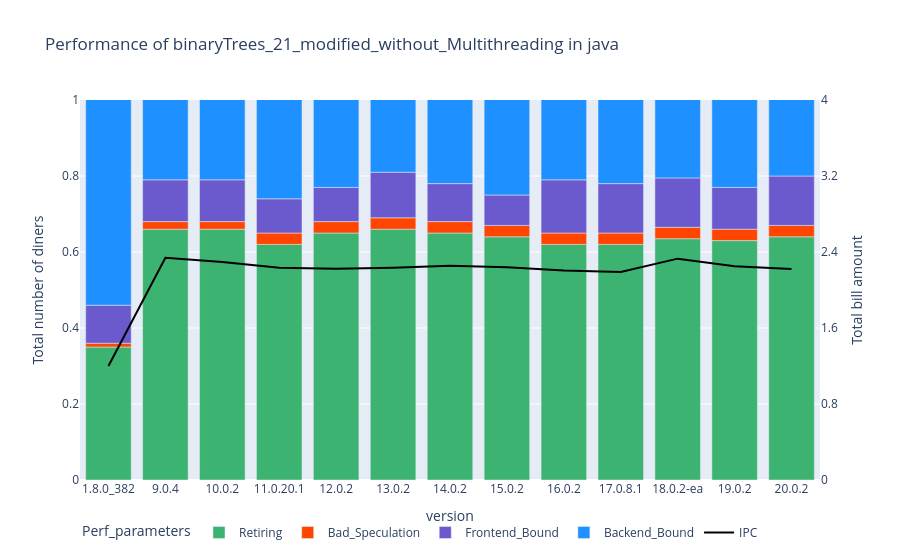
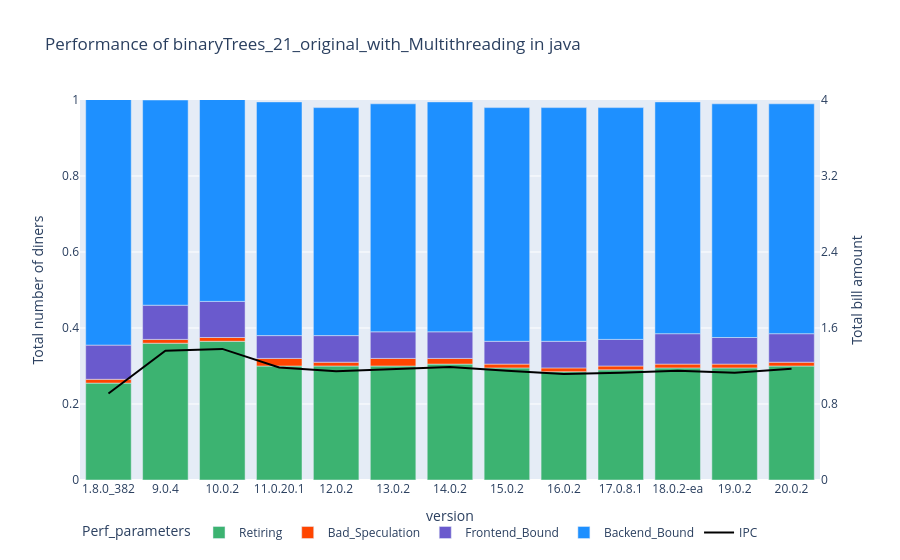
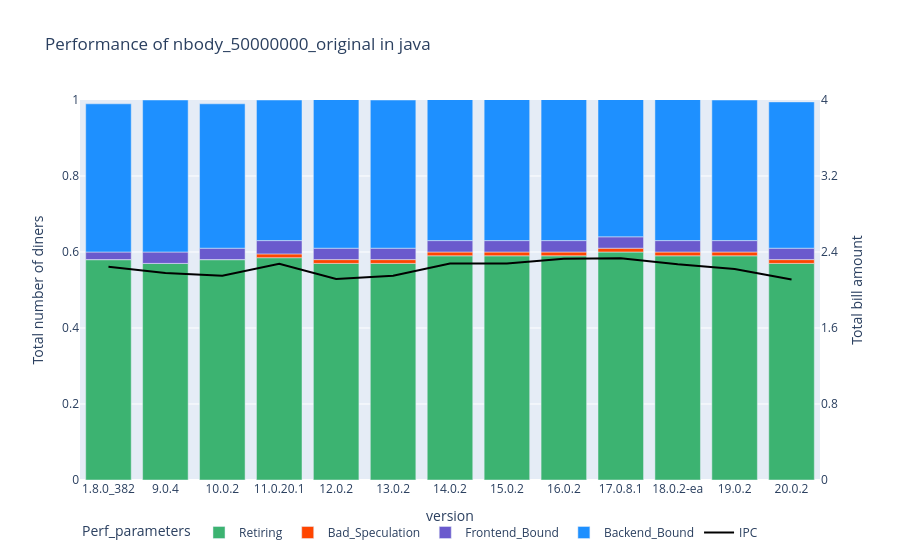

Write notebook code for charts like these, in order.
### Code cell
x_data = "version"
categories = ["Retiring","Bad_Speculation","Frontend_Bound","Backend_Bound"]
color_list = ["MediumSeaGreen", "OrangeRed", "SlateBlue", "DodgerBlue"]
programs = df_perf["path"].unique()

flag = True

for program in programs:
    df = df_perf.groupby([x_data,"path"], sort=False)[categories].median().reset_index()
    df_IPC = df_perf.groupby([x_data,"path"], sort=False)['IPC_perf'].median().reset_index()
    df_IPC = df_IPC.query('path == "'+ program +'"')
    df_IPC = df_IPC.drop('path', axis=1)
    
    df = df[df['version'].str.contains("2.5.6|2.7.18|3.0.1|3.4.10|3.5.10") == False]
    df = df.query('path == "'+ program +'"')
    df = df.drop('path', axis=1)

    df_melted = pd.melt(df, id_vars=['version'], var_name='Perf_parameters', value_name='Value')
    df_melted_2 = pd.melt(df_IPC, id_vars=['version'], var_name='IPC', value_name='Value')

    fig = px.bar(df_melted,
                x = "version",
                y = "Value",
                color = "Perf_parameters",
                color_discrete_sequence=color_list,
                title="Performance of " + program + " in " + language)
    fig.add_trace(
        go.Scatter(
            x=df_melted_2["version"],
            y=df_melted_2["Value"],
            mode="lines",
            yaxis="y2",
            marker=dict(color="black"),
            name="IPC"
        )
    )
    fig.update_layout(
        legend=dict(orientation="h"),
        yaxis=dict(
            title=dict(text="Total number of diners"),
            side="left",
            range=[0, 1],
        ),
        yaxis2=dict(
            title=dict(text="Total bill amount"),
            side="right",
            range=[0, 4],
            overlaying="y",
            tickmode="sync",
        ),
    )

    fig.show()

### Figure 1 — Plotly figure (JSON) as saved in the notebook; plotly's stock layout.template omitted (floating-point values rounded to 4 significant figures)
{"data": [{"alignmentgroup": "True", "hovertemplate": "Perf_parameters=Retiring<br>version=%{x}<br>Value=%{y}<extra></extra>", "legendgroup": "Retiring", "marker": {"color": "MediumSeaGreen", "pattern": {"shape": ""}}, "name": "Retiring", "offsetgroup": "Retiring", "orientation": "v", "showlegend": true, "textposition": "auto", "type": "bar", "x": ["1.8.0_382", "9.0.4", "10.0.2", "11.0.20.1", "12.0.2", "13.0.2", "14.0.2", "15.0.2", "16.0.2", "17.0.8.1", "18.0.2-ea", "19.0.2", "20.0.2"], "xaxis": "x", "y": [0.35, 0.66, 0.66, 0.62, 0.65, 0.66, 0.65, 0.64, 0.62, 0.62, 0.635, 0.63, 0.64], "yaxis": "y"}, {"alignmentgroup": "True", "hovertemplate": "Perf_parameters=Bad_Speculation<br>version=%{x}<br>Value=%{y}<extra></extra>", "legendgroup": "Bad_Speculation", "marker": {"color": "OrangeRed", "pattern": {"shape": ""}}, "name": "Bad_Speculation", "offsetgroup": "Bad_Speculation", "orientation": "v", "showlegend": true, "textposition": "auto", "type": "bar", "x": ["1.8.0_382", "9.0.4", "10.0.2", "11.0.20.1", "12.0.2", "13.0.2", "14.0.2", "15.0.2", "16.0.2", "17.0.8.1", "18.0.2-ea", "19.0.2", "20.0.2"], "xaxis": "x", "y": [0.01, 0.02, 0.02, 0.03, 0.03, 0.03, 0.03, 0.03, 0.03, 0.03, 0.03, 0.03, 0.03], "yaxis": "y"}, {"alignmentgroup": "True", "hovertemplate": "Perf_parameters=Frontend_Bound<br>version=%{x}<br>Value=%{y}<extra></extra>", "legendgroup": "Frontend_Bound", "marker": {"color": "SlateBlue", "pattern": {"shape": ""}}, "name": "Frontend_Bound", "offsetgroup": "Frontend_Bound", "orientation": "v", "showlegend": true, "textposition": "auto", "type": "bar", "x": ["1.8.0_382", "9.0.4", "10.0.2", "11.0.20.1", "12.0.2", "13.0.2", "14.0.2", "15.0.2", "16.0.2", "17.0.8.1", "18.0.2-ea", "19.0.2", "20.0.2"], "xaxis": "x", "y": [0.1, 0.11, 0.11, 0.09, 0.09, 0.12, 0.1, 0.08, 0.14, 0.13, 0.13, 0.11, 0.13], "yaxis": "y"}, {"alignmentgroup": "True", "hovertemplate": "Perf_parameters=Backend_Bound<br>version=%{x}<br>Value=%{y}<extra></extra>", "legendgroup": "Backend_Bound", "marker": {"color": "DodgerBlue", "pattern": {"shape": ""}}, "name": "Backend_Bound", "offsetgroup": "Backend_Bound", "orientation": "v", "showlegend": true, "textposition": "auto", "type": "bar", "x": ["1.8.0_382", "9.0.4", "10.0.2", "11.0.20.1", "12.0.2", "13.0.2", "14.0.2", "15.0.2", "16.0.2", "17.0.8.1", "18.0.2-ea", "19.0.2", "20.0.2"], "xaxis": "x", "y": [0.57, 0.25, 0.24, 0.3, 0.28, 0.27, 0.275, 0.29, 0.275, 0.265, 0.28, 0.29, 0.265], "yaxis": "y"}, {"marker": {"color": "black"}, "mode": "lines", "name": "IPC", "type": "scatter", "x": ["1.8.0_382", "9.0.4", "10.0.2", "11.0.20.1", "12.0.2", "13.0.2", "14.0.2", "15.0.2", "16.0.2", "17.0.8.1", "18.0.2-ea", "19.0.2", "20.0.2"], "y": [1.2, 2.34, 2.295, 2.235, 2.225, 2.235, 2.255, 2.24, 2.205, 2.19, 2.33, 2.25, 2.22], "yaxis": "y2"}], "layout": {"barmode": "relative", "legend": {"orientation": "h", "title": {"text": "Perf_parameters"}, "tracegroupgap": 0}, "title": {"text": "Performance of binaryTrees_21_modified_without_Multithreading in java"}, "xaxis": {"anchor": "y", "domain": [0, 1], "title": {"text": "version"}}, "yaxis": {"anchor": "x", "domain": [0, 1], "range": [0, 1], "side": "left", "title": {"text": "Total number of diners"}}, "yaxis2": {"overlaying": "y", "range": [0, 4], "side": "right", "tickmode": "sync", "title": {"text": "Total bill amount"}}}}

### Figure 2 — Plotly figure (JSON) as saved in the notebook; plotly's stock layout.template omitted (floating-point values rounded to 4 significant figures)
{"data": [{"alignmentgroup": "True", "hovertemplate": "Perf_parameters=Retiring<br>version=%{x}<br>Value=%{y}<extra></extra>", "legendgroup": "Retiring", "marker": {"color": "MediumSeaGreen", "pattern": {"shape": ""}}, "name": "Retiring", "offsetgroup": "Retiring", "orientation": "v", "showlegend": true, "textposition": "auto", "type": "bar", "x": ["1.8.0_382", "9.0.4", "10.0.2", "11.0.20.1", "12.0.2", "13.0.2", "14.0.2", "15.0.2", "16.0.2", "17.0.8.1", "18.0.2-ea", "19.0.2", "20.0.2"], "xaxis": "x", "y": [0.255, 0.36, 0.365, 0.3, 0.3, 0.3, 0.305, 0.295, 0.285, 0.29, 0.295, 0.295, 0.3], "yaxis": "y"}, {"alignmentgroup": "True", "hovertemplate": "Perf_parameters=Bad_Speculation<br>version=%{x}<br>Value=%{y}<extra></extra>", "legendgroup": "Bad_Speculation", "marker": {"color": "OrangeRed", "pattern": {"shape": ""}}, "name": "Bad_Speculation", "offsetgroup": "Bad_Speculation", "orientation": "v", "showlegend": true, "textposition": "auto", "type": "bar", "x": ["1.8.0_382", "9.0.4", "10.0.2", "11.0.20.1", "12.0.2", "13.0.2", "14.0.2", "15.0.2", "16.0.2", "17.0.8.1", "18.0.2-ea", "19.0.2", "20.0.2"], "xaxis": "x", "y": [0.01, 0.01, 0.01, 0.02, 0.01, 0.02, 0.015, 0.01, 0.01, 0.01, 0.01, 0.01, 0.01], "yaxis": "y"}, {"alignmentgroup": "True", "hovertemplate": "Perf_parameters=Frontend_Bound<br>version=%{x}<br>Value=%{y}<extra></extra>", "legendgroup": "Frontend_Bound", "marker": {"color": "SlateBlue", "pattern": {"shape": ""}}, "name": "Frontend_Bound", "offsetgroup": "Frontend_Bound", "orientation": "v", "showlegend": true, "textposition": "auto", "type": "bar", "x": ["1.8.0_382", "9.0.4", "10.0.2", "11.0.20.1", "12.0.2", "13.0.2", "14.0.2", "15.0.2", "16.0.2", "17.0.8.1", "18.0.2-ea", "19.0.2", "20.0.2"], "xaxis": "x", "y": [0.09, 0.09, 0.095, 0.06, 0.07, 0.07, 0.07, 0.06, 0.07, 0.07, 0.08, 0.07, 0.075], "yaxis": "y"}, {"alignmentgroup": "True", "hovertemplate": "Perf_parameters=Backend_Bound<br>version=%{x}<br>Value=%{y}<extra></extra>", "legendgroup": "Backend_Bound", "marker": {"color": "DodgerBlue", "pattern": {"shape": ""}}, "name": "Backend_Bound", "offsetgroup": "Backend_Bound", "orientation": "v", "showlegend": true, "textposition": "auto", "type": "bar", "x": ["1.8.0_382", "9.0.4", "10.0.2", "11.0.20.1", "12.0.2", "13.0.2", "14.0.2", "15.0.2", "16.0.2", "17.0.8.1", "18.0.2-ea", "19.0.2", "20.0.2"], "xaxis": "x", "y": [0.65, 0.54, 0.535, 0.615, 0.6, 0.6, 0.605, 0.615, 0.615, 0.61, 0.61, 0.615, 0.605], "yaxis": "y"}, {"marker": {"color": "black"}, "mode": "lines", "name": "IPC", "type": "scatter", "x": ["1.8.0_382", "9.0.4", "10.0.2", "11.0.20.1", "12.0.2", "13.0.2", "14.0.2", "15.0.2", "16.0.2", "17.0.8.1", "18.0.2-ea", "19.0.2", "20.0.2"], "y": [0.91, 1.36, 1.38, 1.185, 1.145, 1.17, 1.19, 1.15, 1.115, 1.13, 1.15, 1.13, 1.17], "yaxis": "y2"}], "layout": {"barmode": "relative", "legend": {"orientation": "h", "title": {"text": "Perf_parameters"}, "tracegroupgap": 0}, "title": {"text": "Performance of binaryTrees_21_original_with_Multithreading in java"}, "xaxis": {"anchor": "y", "domain": [0, 1], "title": {"text": "version"}}, "yaxis": {"anchor": "x", "domain": [0, 1], "range": [0, 1], "side": "left", "title": {"text": "Total number of diners"}}, "yaxis2": {"overlaying": "y", "range": [0, 4], "side": "right", "tickmode": "sync", "title": {"text": "Total bill amount"}}}}

### Figure 3 — Plotly figure (JSON) as saved in the notebook; plotly's stock layout.template omitted (floating-point values rounded to 4 significant figures)
{"data": [{"alignmentgroup": "True", "hovertemplate": "Perf_parameters=Retiring<br>version=%{x}<br>Value=%{y}<extra></extra>", "legendgroup": "Retiring", "marker": {"color": "MediumSeaGreen", "pattern": {"shape": ""}}, "name": "Retiring", "offsetgroup": "Retiring", "orientation": "v", "showlegend": true, "textposition": "auto", "type": "bar", "x": ["1.8.0_382", "9.0.4", "10.0.2", "11.0.20.1", "12.0.2", "13.0.2", "14.0.2", "15.0.2", "16.0.2", "17.0.8.1", "18.0.2-ea", "19.0.2", "20.0.2"], "xaxis": "x", "y": [0.58, 0.57, 0.58, 0.585, 0.57, 0.57, 0.59, 0.59, 0.59, 0.6, 0.59, 0.59, 0.57], "yaxis": "y"}, {"alignmentgroup": "True", "hovertemplate": "Perf_parameters=Bad_Speculation<br>version=%{x}<br>Value=%{y}<extra></extra>", "legendgroup": "Bad_Speculation", "marker": {"color": "OrangeRed", "pattern": {"shape": ""}}, "name": "Bad_Speculation", "offsetgroup": "Bad_Speculation", "orientation": "v", "showlegend": true, "textposition": "auto", "type": "bar", "x": ["1.8.0_382", "9.0.4", "10.0.2", "11.0.20.1", "12.0.2", "13.0.2", "14.0.2", "15.0.2", "16.0.2", "17.0.8.1", "18.0.2-ea", "19.0.2", "20.0.2"], "xaxis": "x", "y": [0, 0, 0, 0.01, 0.01, 0.01, 0.01, 0.01, 0.01, 0.01, 0.01, 0.01, 0.01], "yaxis": "y"}, {"alignmentgroup": "True", "hovertemplate": "Perf_parameters=Frontend_Bound<br>version=%{x}<br>Value=%{y}<extra></extra>", "legendgroup": "Frontend_Bound", "marker": {"color": "SlateBlue", "pattern": {"shape": ""}}, "name": "Frontend_Bound", "offsetgroup": "Frontend_Bound", "orientation": "v", "showlegend": true, "textposition": "auto", "type": "bar", "x": ["1.8.0_382", "9.0.4", "10.0.2", "11.0.20.1", "12.0.2", "13.0.2", "14.0.2", "15.0.2", "16.0.2", "17.0.8.1", "18.0.2-ea", "19.0.2", "20.0.2"], "xaxis": "x", "y": [0.02, 0.03, 0.03, 0.035, 0.03, 0.03, 0.03, 0.03, 0.03, 0.03, 0.03, 0.03, 0.03], "yaxis": "y"}, {"alignmentgroup": "True", "hovertemplate": "Perf_parameters=Backend_Bound<br>version=%{x}<br>Value=%{y}<extra></extra>", "legendgroup": "Backend_Bound", "marker": {"color": "DodgerBlue", "pattern": {"shape": ""}}, "name": "Backend_Bound", "offsetgroup": "Backend_Bound", "orientation": "v", "showlegend": true, "textposition": "auto", "type": "bar", "x": ["1.8.0_382", "9.0.4", "10.0.2", "11.0.20.1", "12.0.2", "13.0.2", "14.0.2", "15.0.2", "16.0.2", "17.0.8.1", "18.0.2-ea", "19.0.2", "20.0.2"], "xaxis": "x", "y": [0.39, 0.4, 0.38, 0.37, 0.395, 0.39, 0.375, 0.38, 0.38, 0.365, 0.38, 0.37, 0.385], "yaxis": "y"}, {"marker": {"color": "black"}, "mode": "lines", "name": "IPC", "type": "scatter", "x": ["1.8.0_382", "9.0.4", "10.0.2", "11.0.20.1", "12.0.2", "13.0.2", "14.0.2", "15.0.2", "16.0.2", "17.0.8.1", "18.0.2-ea", "19.0.2", "20.0.2"], "y": [2.245, 2.18, 2.15, 2.275, 2.115, 2.15, 2.28, 2.28, 2.33, 2.335, 2.27, 2.22, 2.11], "yaxis": "y2"}], "layout": {"barmode": "relative", "legend": {"orientation": "h", "title": {"text": "Perf_parameters"}, "tracegroupgap": 0}, "title": {"text": "Performance of nbody_50000000_original in java"}, "xaxis": {"anchor": "y", "domain": [0, 1], "title": {"text": "version"}}, "yaxis": {"anchor": "x", "domain": [0, 1], "range": [0, 1], "side": "left", "title": {"text": "Total number of diners"}}, "yaxis2": {"overlaying": "y", "range": [0, 4], "side": "right", "tickmode": "sync", "title": {"text": "Total bill amount"}}}}
